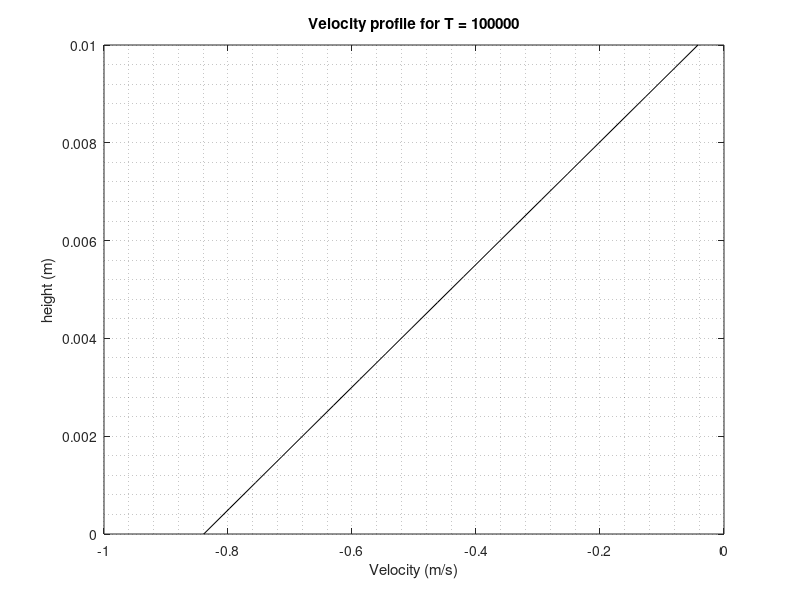

Source code (MATLAB):
clc; clear all; close all

% Setup

U0 = 0;     % Initial speed
nu = 10^(-6);           % Kinematic viscocity nu = mu/rho
h = 0.01;               % Height
nmbrPts = 20;           % Number of vertical divides
% Reynolds Number?
Re = 0.01;
omega   = Re*nu/(h^2);      % Omega

% Discretization
dy = h/(nmbrPts - 1);      % height step --- MINUS ONE FOR SOME REASON
dt = 0.5 * (dy^2) / nu; % time step
C = (nu*dt)/(dy^2);     % Stability parameter

elapsedTime = int32(10/omega);        % Measure profile at this time
tsteps = idivide(elapsedTime, dt, 'ceil');  % Find number of steps, round up

t = 0;
Uo = 1;     % Speed constant
U = zeros(tsteps, nmbrPts);     % Velocities
% Rows are the speeds for different times, columns are at different heights
%Unew = zeros(nmbrPts + 2);  % Updating velocity values or something...
y = linspace(0,h,nmbrPts);

% FIRST ITERATION
Uplate = cos(omega*t);
Uup = [U(1,2:end) 0];
Udown = [Uplate U(1,1:end-1)];
U(1, :) = U(1, :) + (C .* (Udown + Uup - 2.*U(1, :)));


for i = 2:tsteps
  %Uplate = Uo*sin(omega(1)*t);   % Velocity of bottom plate
  Uplate = cos(omega*t);
  % [1 2 3 4] becomes [2 3 4 0]
  Uup = [U((i-1),2:end) 0];
  % [1 2 3 4] becomes [Uplate 1 2 3]
  Udown = [Uplate U(i-1,1:end-1)];
  t = t+dt;
  U(i, :) = U(i-1, :) + (C .* (Udown + Uup - 2.*U(i-1, :)));  % Update speeds for current time
  U(i, 1) = Uplate;   % Set plate speed
end

plot(U(end,:), y, 'k');
title(['Velocity profile for T = ',num2str(elapsedTime)]);
xlabel('Velocity (m/s)');
ylabel('height (m)')
grid minor
